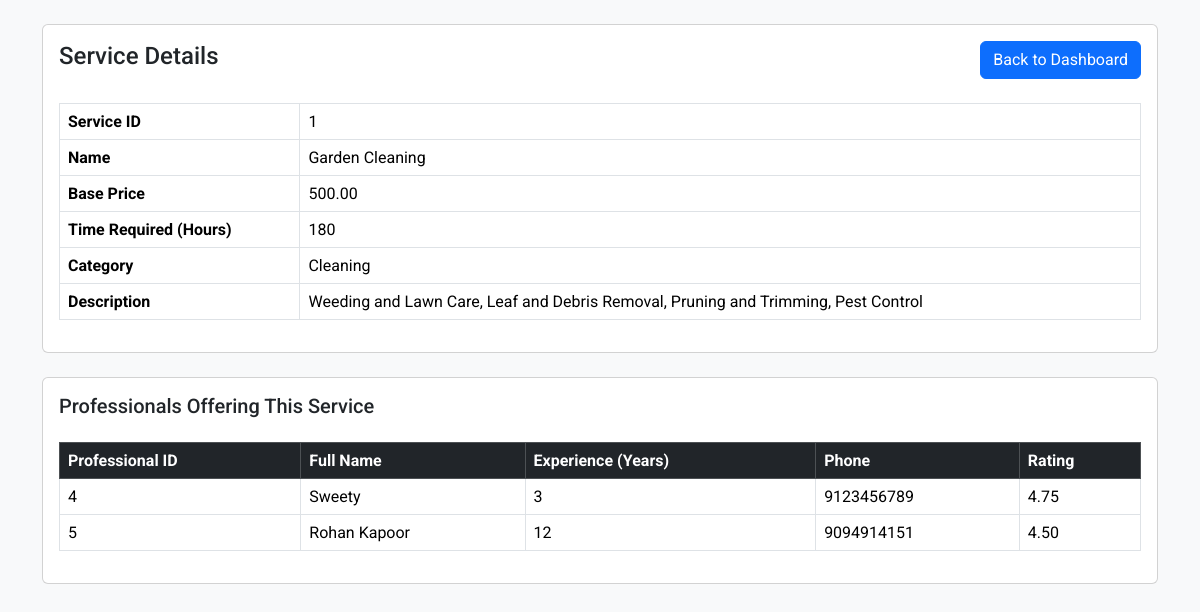
/service/1, run on the app's committed database.
### application/models.py (models this page shows)
class Service(db.Model):
    __tablename__ = 'Services'
    id = db.Column(db.Integer, primary_key=True, autoincrement=True)
    name = db.Column(db.Text, nullable=False, unique=True)
    base_price = db.Column(db.Numeric(10, 2), nullable=False)
    description = db.Column(db.Text, nullable=False)
    time_required = db.Column(db.Integer, nullable=False)
    category = db.Column(db.Text, nullable = False)
    professionals = db.relationship(
        'Professional',
        back_populates='service',
        cascade="all, delete-orphan"
    )
    service_requests = db.relationship(
        'ServiceRequest',
        back_populates='service',
        cascade="all, delete-orphan"
    )

class Professional(db.Model):
    __tablename__ = 'Professionals'
    id = db.Column(db.Integer, primary_key=True, autoincrement=True)
    user_id = db.Column(db.Integer, db.ForeignKey('Users.id', ondelete="CASCADE"), nullable=False)
    service_id = db.Column(db.Integer, db.ForeignKey('Services.id', ondelete="SET NULL"), nullable=False)
    name = db.Column(db.Text, nullable=False)
    phone = db.Column(db.Text, nullable=False)
    experience_years = db.Column(db.Integer, nullable=False)
    description = db.Column(db.Text, nullable=False)
    is_verified = db.Column(db.Text, default=False)
    documents_path = db.Column(db.Text)
    average_rating = db.Column(db.Numeric(3, 2), default=0.0)
    is_blocked = db.Column(db.Boolean, default = False)
    location = db.Column(db.Text, nullable = False)
    pincode = db.Column(db.Integer, nullable = False)
    user = db.relationship('User', back_populates='professional')
    service = db.relationship('Service', back_populates='professionals')
    service_requests = db.relationship(
        'ServiceRequest',
        back_populates='professional',
        cascade="all, delete-orphan"
    )
    reviews = db.relationship(
        'Review',
        back_populates='professional',
        cascade="all, delete-orphan"
    )

### app.py (the view)
@app.route('/service/<int:id>', methods=['GET'])
def service_details(id):
    service = Service.query.filter_by(id=id).first()
    professionals = Professional.query.filter_by(service_id = id, is_verified = "Accepted").all()
    if not service:
        return redirect(url_for('admin_dashboard'))
    return render_template('service_details.html', service=service, professionals=professionals)

### templates/service_details.html (shortened to what this page needs)
<html lang="en">
<head>
    <link href="https://cdn.jsdelivr.net/npm/bootstrap@5.3.3/dist/css/bootstrap.min.css" rel="stylesheet">
</head>
<body>
    <div class="container mt-4">
        <div class="card mb-4">
            <div class="card-body">
                <div class="d-flex justify-content-between align-items-center mb-4">
                    <h2 class="h4">Service Details</h2>
                    <a href="{{ url_for('admin_dashboard') }}" class="btn btn-primary">Back to Dashboard</a>
                </div>
                <table class="table table-bordered">
                    <tr>
                        <th>Service ID</th>
                        <td>{{ service.id }}</td>
                    </tr>
                    <tr>
                        <th>Name</th>
                        <td>{{ service.name }}</td>
                    </tr>
                    <tr>
                        <th>Base Price</th>
                        <td>{{ service.base_price }}</td>
                    </tr>
                    <tr>
                        <th>Time Required (Hours)</th>
                        <td>{{ service.time_required }}</td>
                    </tr>
                    <tr>
                        <th>Category</th>
                        <td>{{ service.category }}</td>
                    </tr>
                    <tr>
                        <th>Description</th>
                        <td>{{ service.description }}</td>
                    </tr>
                </table>
            </div>
        </div>
        <div class="card">
            <div class="card-body">
                <h3 class="card-title h5 mb-4">Professionals Offering This Service</h3>
                <table class="table table-bordered">
                    <thead class="table-dark">
                        <tr>
                            <th>Professional ID</th>
                            <th>Full Name</th>
                            <th>Experience (Years)</th>
                            <th>Phone</th>
                            <th>Rating</th>
                        </tr>
                    </thead>
                    <tbody>
                        {% for professional in professionals %}
                        <tr>
                            <td>{{ professional.id }}</td>
                            <td>{{ professional.name }}</td>
                            <td>{{ professional.experience_years }}</td>
                            <td>{{ professional.phone }}</td>
                            <td>{{ professional.average_rating }}</td>
                        </tr>
                        {% else %}
                        <tr>
                            <td colspan="5" class="text-center">No professionals found</td>
                        </tr>
                        {% endfor %}
                    </tbody>
                </table>
            </div>
        </div>
    </div>
</body>
</html>

### templates/service_details.html (style rules this page uses)
body { font-family: 'Roboto', sans-serif; background-color: #f8f9fa; }

### data on the page
Service: id "1", name "Garden Cleaning", base_price "500.00", time_required "180", category "Cleaning", description "Weeding and Lawn Care, Leaf and Debris Removal, Pruning and Trimming, Pest Control"
Professional: id "4", name "Sweety", experience_years "3", phone "9123456789", average_rating "4.75"
Professional: id "5", name "Rohan Kapoor", experience_years "12", phone "9094914151", average_rating "4.50"
